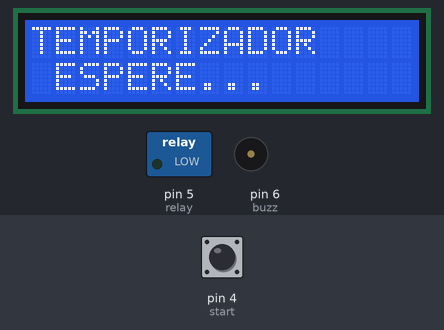
Bench run of a sketch on a simulated Arduino Uno, built with avr-gcc and run on an emulated ATmega328P. Shown: 16×2 character LCD, switched loads named in the sketch (green lamp = pin HIGH), buzzer (waves = sounding, pin HIGH). The test bench sets the inputs (shaded band); at power-on: pin 4 (start) HIGH.

Above: at 1.2 s.
1.3 s: pin 4 (start) pulled LOW for 3.2 s
At 3.7 s:
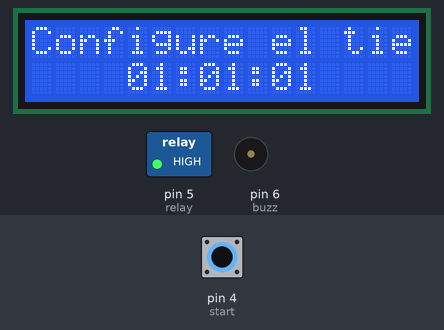
At 5.1 s:
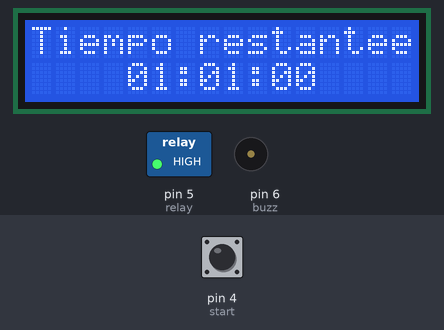
Timing chart, 0 to 6.6 s (numbered marks = the images above; inputs shaded):
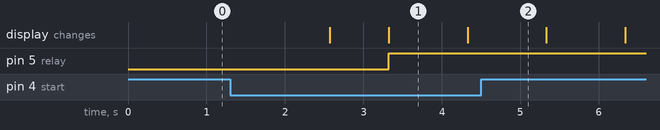

The sketch:

Temporizador.ino
```cpp
#include <LiquidCrystal.h>                //librería de display lcd
#define TONE 100                          //frecuencia tono final
#define TONE1 50                          //frecuencia conteo regresivo
#define INTERVALO1 250                    //tiempo de sonido conteo regresivo
#define INTERVALO 1000                    //tiempo sonido final
LiquidCrystal lcd(7, 8, 9, 10, 11, 12);   //inicializar librería
int buzz = 6;                             //pin buzzer
int relay = 5;                            //Pin relé

//imprime horas, minutos y segundos en el LCD
int lcdHoras = 0;
int lcdMinutos = 0;
int lcdSegundos = 0;

int totalSegundos = 0;    //tiempo total en segundos
int mensaje= 0;           //limite mensaje de bienvenida
//int start = A2;           //pulsador para empezar el contador
int start = 4;
int empieza = 1024;

//pulsadores horas, minutos y segundos
int btnHoras = A5;
int btnMinutos = A4;
int btnSegundos = A3;

//almacenamiento de valor del pulsador
int varbtnHoras = 0;
int varbtnMinutos = 0;
int varbtnSegundos = 0;

void setup()
{
   lcd.begin(16, 2);              //inicializamos LCD con numero de col y row

   //cofiguramos pines, buzzer - salida, pulsadores - entrada
   pinMode(relay, OUTPUT);
   pinMode(buzz, OUTPUT);
   pinMode(btnHoras, INPUT);
   pinMode(btnMinutos, INPUT);
   pinMode(btnSegundos, INPUT);
   //pinMode(start, INPUT);
   pinMode(start, INPUT_PULLUP);


   //digitalWrite(relay, LOW);  //apagamos el relé

   mensaje = 0;
   empieza = 1024;

   //inicializamos variables de almacenamiento de pulsadores
   varbtnHoras = 1;
   varbtnMinutos = 1;
   varbtnSegundos = 1;
}
void loop()
{
     if(mensaje==0)
     {
       //impresion mensaje de inicio
       lcd.setCursor(0,0);
       lcd.print("TEMPORIZADOR");
       lcd.setCursor(1,1);
       lcd.print("ESPERE...");
       delay(2500);
       mensaje = 1;
       lcd.clear();
     }
     do
     {
       varbtnHoras = analogRead(btnHoras);        //lee boton horas
       varbtnMinutos = analogRead(btnMinutos);    //lee boton minutos
       varbtnSegundos = analogRead(btnSegundos);  //lee boton segundos
       if(varbtnHoras > 0)    //si se pulsa el boton aumenta la hora
       {
        lcdHoras = lcdHoras + 1 ;
        delay(250);
       }
        if(varbtnMinutos > 0) //si se pulsa el boton aumenta minutos
       {
         lcdMinutos = lcdMinutos + 1;
         if(lcdMinutos == 60) lcdMinutos = 0;
         delay(250);
       }
        if(varbtnSegundos > 0)  //si pulsa el boton aumenta segundos
       {
         lcdSegundos = lcdSegundos + 1;
         if(lcdSegundos == 60) lcdSegundos = 0;
         delay(250);
       }
       lcd.setCursor(0,0);
       lcd.print("Configure el tiempo");
       lcd.setCursor(4,1);

       //imprime el tiempo que se está configurando
      if (lcdHoras < 10) lcd.print("0");
       lcd.print(lcdHoras);
       lcd.print(":");
      if (lcdMinutos < 10) lcd.print("0");
       lcd.print(lcdMinutos);
       lcd.print(":");
      if (lcdSegundos < 10) lcd.print("0");
       lcd.print(lcdSegundos);
     } while(digitalRead(start) == HIGH);//while(analogRead(start) == 0);   //la configuracion se repite hasta que empezemos el temporizador
     totalSegundos = lcdSegundos + (lcdMinutos * 60) + (lcdHoras * 60 * 60);  //convierte la configuracion a segundos
      digitalWrite(relay, HIGH);  //Encendemos el relé una vez configurado el tiempo

      //cuando empieze el temporizador
      while (totalSegundos > 0)
      {
        delay (1000);

        totalSegundos--;
        lcdHoras = ((totalSegundos / 60)/ 60);
        lcdMinutos = (totalSegundos / 60) % 60;
        lcdSegundos = totalSegundos % 60;
        lcd.setCursor(0,0);
        lcd.print("Tiempo restante");
        lcd.setCursor(4,1);
        if (lcdHoras < 10) lcd.print("0");
        lcd.print(lcdHoras);
        lcd.print(":");
        if (lcdMinutos < 10) lcd.print("0");
        lcd.print(lcdMinutos);
        lcd.print(":");
        if (lcdSegundos < 10) lcd.print("0");
        lcd.print(lcdSegundos);
          if(totalSegundos <= 30){
            sonarTono(TONE1,INTERVALO1);//Llamamos el buzzer desde los 30 segundos
          }
          if (totalSegundos == 0)
          {
             while(1)
             {
                  lcd.clear();
                  lcd.setCursor(5,0);
                  lcd.print("Tiempo");
                  lcd.setCursor(3,1);
                  lcd.print("Finalizado");
                  digitalWrite(relay, LOW); //apagamos el relé cuando finalice la cuenta regresiva
                  sonarTono(TONE,INTERVALO); //llamamos al buzzer
                  lcd.setCursor (0, 1);
                  for (int i = 0; i < 16; ++i)
                  {
                    lcd.write(' ');
                  }
                  break;
             }
          }
     }
}
//hace sonar el buzzer
void sonarTono(int tono, int duracion)
  {
    tone(buzz,tono,duracion);
    delay(duracion);
  }
```

Measured:
- after the input at 1.3 s, pin 5 (relay): LOW → HIGH after 2.0 s
- what the display in image 1 shows lasts 1.0 s, from 3.3 s to 4.3 s
